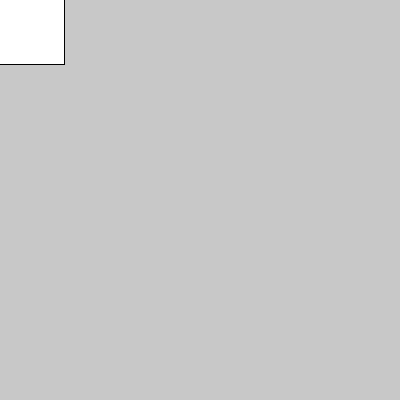
Frame 1 (no input)
Frame 60 (the mouse pressed at the canvas centre just before this capture): identical to frame 1, image omitted
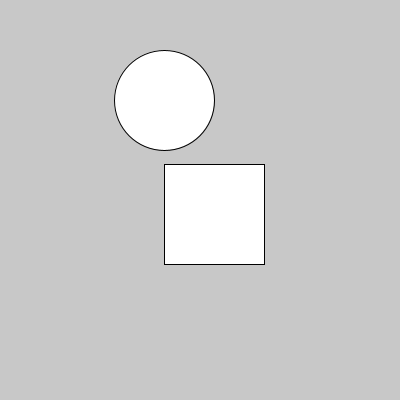
Frame 120 (the mouse held since frame 60 and released just before this capture)

The Processing sketch that drew these frames (run headless with seeded random() and noise(); from frame 60 on, the mouse is pressed at the canvas centre):

// Processing sketch: sketch_250926c
// ── sketch_250926c.pde
void setup() {
  size(400, 400);
}

void draw() {
  background(200);
  
  if (mousePressed) {
  circle(mouseX -36, mouseY -100, 100);  
  } else {
  circle(mouseX -36, mouseY -36, 100);  
  }
  
  if (keyPressed) {
  square(mouseX -36, mouseY -100, 100);  
  } else {
  square(mouseX -36, mouseY -36, 100);  
  }
  
  // if (key == 'a') {
  //square(mouseX -72, mouseY -100, 100);  
  //} else {
  //square(mouseX -72, mouseY -36, 100);  
  //}
  
}
